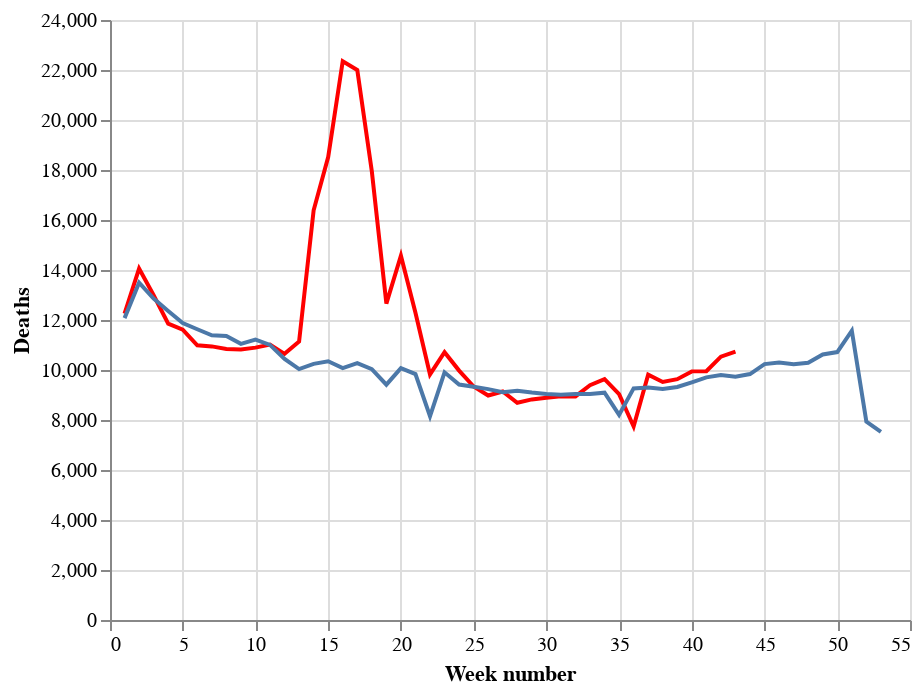

Notebook code cell kept with this figure:
### Markdown cell above
# Now plot both the average deaths in 2014-2019 and the deaths in 2020 in the same plot!

### Code cell
##use this : 

df1 = df_tot_t[['total_deaths_2020', 'week_number']]

df2 = df_tot_t[['avg_weekly_deaths_14_19', 'week_number']]

chart1 = alt.Chart(df1).mark_line(color='red').encode(
    x=alt.X('week_number', title='Week number'), 
    y=alt.Y('total_deaths_2020', title='Deaths')
)

chart2 = alt.Chart(df2).mark_line().encode(
    x='week_number', 
    y='avg_weekly_deaths_14_19')

chart1 + chart2

### Figure 1 — Vega-Lite specification as saved in the notebook (floating-point values rounded to 4 significant figures)
{"config": {"view": {"continuousWidth": 400, "continuousHeight": 300}}, "layer": [{"data": {"name": "data-41c59eab4009066d837f6e5892adf0f1"}, "mark": {"type": "line", "color": "red"}, "encoding": {"x": {"type": "quantitative", "field": "week_number", "title": "Week number"}, "y": {"type": "quantitative", "field": "total_deaths_2020", "title": "Deaths"}}}, {"data": {"name": "data-db7906c1889f385e0f24cb7d2a9e7bc7"}, "mark": "line", "encoding": {"x": {"type": "quantitative", "field": "week_number"}, "y": {"type": "quantitative", "field": "avg_weekly_deaths_14_19"}}}], "$schema": "https://vega.github.io/schema/vega-lite/v4.8.1.json", "datasets": {"data-41c59eab4009066d837f6e5892adf0f1": [{"total_deaths_2020": 12254, "week_number": 1}, {"total_deaths_2020": 14058, "week_number": 2}, {"total_deaths_2020": 12990, "week_number": 3}, {"total_deaths_2020": 11856, "week_number": 4}, {"total_deaths_2020": 11612, "week_number": 5}, {"total_deaths_2020": 10986, "week_number": 6}, {"total_deaths_2020": 10944, "week_number": 7}, {"total_deaths_2020": 10841, "week_number": 8}, {"total_deaths_2020": 10816, "week_number": 9}, {"total_deaths_2020": 10895, "week_number": 10}, {"total_deaths_2020": 11019, "week_number": 11}, {"total_deaths_2020": 10645, "week_number": 12}, {"total_deaths_2020": 11141, "week_number": 13}, {"total_deaths_2020": 16387, "week_number": 14}, {"total_deaths_2020": 18516, "week_number": 15}, {"total_deaths_2020": 22351, "week_number": 16}, {"total_deaths_2020": 21997, "week_number": 17}, {"total_deaths_2020": 17953, "week_number": 18}, {"total_deaths_2020": 12657, "week_number": 19}, {"total_deaths_2020": 14573, "week_number": 20}, {"total_deaths_2020": 12288, "week_number": 21}, {"total_deaths_2020": 9824, "week_number": 22}, {"total_deaths_2020": 10709, "week_number": 23}, {"total_deaths_2020": 9976, "week_number": 24}, {"total_deaths_2020": 9339, "week_number": 25}, {"total_deaths_2020": 8979, "week_number": 26}, {"total_deaths_2020": 9140, "week_number": 27}, {"total_deaths_2020": 8690, "week_number": 28}, {"total_deaths_2020": 8823, "week_number": 29}, {"total_deaths_2020": 8891, "week_number": 30}, {"total_deaths_2020": 8946, "week_number": 31}, {"total_deaths_2020": 8945, "week_number": 32}, {"total_deaths_2020": 9392, "week_number": 33}, {"total_deaths_2020": 9631, "week_number": 34}, {"total_deaths_2020": 9032, "week_number": 35}, {"total_deaths_2020": 7739, "week_number": 36}, {"total_deaths_2020": 9811, "week_number": 37}, {"total_deaths_2020": 9523, "week_number": 38}, {"total_deaths_2020": 9634, "week_number": 39}, {"total_deaths_2020": 9945, "week_number": 40}, {"total_deaths_2020": 9954, "week_number": 41}, {"total_deaths_2020": 10534, "week_number": 42}, {"total_deaths_2020": 10739, "week_number": 43}, {"total_deaths_2020": null, "week_number": 44}, {"total_deaths_2020": null, "week_number": 45}, {"total_deaths_2020": null, "week_number": 46}, {"total_deaths_2020": null, "week_number": 47}, {"total_deaths_2020": null, "week_number": 48}, {"total_deaths_2020": null, "week_number": 49}, {"total_deaths_2020": null, "week_number": 50}, {"total_deaths_2020": null, "week_number": 51}, {"total_deaths_2020": null, "week_number": 52}, {"total_deaths_2020": null, "week_number": 53}], "data-db7906c1889f385e0f24cb7d2a9e7bc7": [{"avg_weekly_deaths_14_19": 12070.0, "week_number": 1}, {"avg_weekly_deaths_14_19": 13490.0, "week_number": 2}, {"avg_weekly_deaths_14_19": 12850.0, "week_number": 3}, {"avg_weekly_deaths_14_19": 12360.0, "week_number": 4}, {"avg_weekly_deaths_14_19": 11880.0, "week_number": 5}, {"avg_weekly_deaths_14_19": 11630.0, "week_number": 6}, {"avg_weekly_deaths_14_19": 11390.0, "week_number": 7}, {"avg_weekly_deaths_14_19": 11360.0, "week_number": 8}, {"avg_weekly_deaths_14_19": 11050.0, "week_number": 9}, {"avg_weekly_deaths_14_19": 11210.0, "week_number": 10}, {"avg_weekly_deaths_14_19": 11000.0, "week_number": 11}, {"avg_weekly_deaths_14_19": 10450.0, "week_number": 12}, {"avg_weekly_deaths_14_19": 10040.0, "week_number": 13}, {"avg_weekly_deaths_14_19": 10240.0, "week_number": 14}, {"avg_weekly_deaths_14_19": 10350.0, "week_number": 15}, {"avg_weekly_deaths_14_19": 10080.0, "week_number": 16}, {"avg_weekly_deaths_14_19": 10270.0, "week_number": 17}, {"avg_weekly_deaths_14_19": 10040.0, "week_number": 18}, {"avg_weekly_deaths_14_19": 9414.0, "week_number": 19}, {"avg_weekly_deaths_14_19": 10080.0, "week_number": 20}, {"avg_weekly_deaths_14_19": 9836.0, "week_number": 21}, {"avg_weekly_deaths_14_19": 8149.0, "week_number": 22}, {"avg_weekly_deaths_14_19": 9907.0, "week_number": 23}, {"avg_weekly_deaths_14_19": 9417.0, "week_number": 24}, {"avg_weekly_deaths_14_19": 9327.0, "week_number": 25}, {"avg_weekly_deaths_14_19": 9234.0, "week_number": 26}, {"avg_weekly_deaths_14_19": 9115.0, "week_number": 27}, {"avg_weekly_deaths_14_19": 9172.0, "week_number": 28}, {"avg_weekly_deaths_14_19": 9098.0, "week_number": 29}, {"avg_weekly_deaths_14_19": 9038.0, "week_number": 30}, {"avg_weekly_deaths_14_19": 9015.0, "week_number": 31}, {"avg_weekly_deaths_14_19": 9045.0, "week_number": 32}, {"avg_weekly_deaths_14_19": 9039.0, "week_number": 33}, {"avg_weekly_deaths_14_19": 9094.0, "week_number": 34}, {"avg_weekly_deaths_14_19": 8205.0, "week_number": 35}, {"avg_weekly_deaths_14_19": 9264.0, "week_number": 36}, {"avg_weekly_deaths_14_19": 9304.0, "week_number": 37}, {"avg_weekly_deaths_14_19": 9238.0, "week_number": 38}, {"avg_weekly_deaths_14_19": 9321.0, "week_number": 39}, {"avg_weekly_deaths_14_19": 9509.0, "week_number": 40}, {"avg_weekly_deaths_14_19": 9705.0, "week_number": 41}, {"avg_weekly_deaths_14_19": 9799.0, "week_number": 42}, {"avg_weekly_deaths_14_19": 9734.0, "week_number": 43}, {"avg_weekly_deaths_14_19": 9839.0, "week_number": 44}, {"avg_weekly_deaths_14_19": 10240.0, "week_number": 45}, {"avg_weekly_deaths_14_19": 10300.0, "week_number": 46}, {"avg_weekly_deaths_14_19": 10230.0, "week_number": 47}, {"avg_weekly_deaths_14_19": 10290.0, "week_number": 48}, {"avg_weekly_deaths_14_19": 10620.0, "week_number": 49}, {"avg_weekly_deaths_14_19": 10720.0, "week_number": 50}, {"avg_weekly_deaths_14_19": 11570.0, "week_number": 51}, {"avg_weekly_deaths_14_19": 7937.0, "week_number": 52}, {"avg_weekly_deaths_14_19": 7524.0, "week_number": 53}]}}
